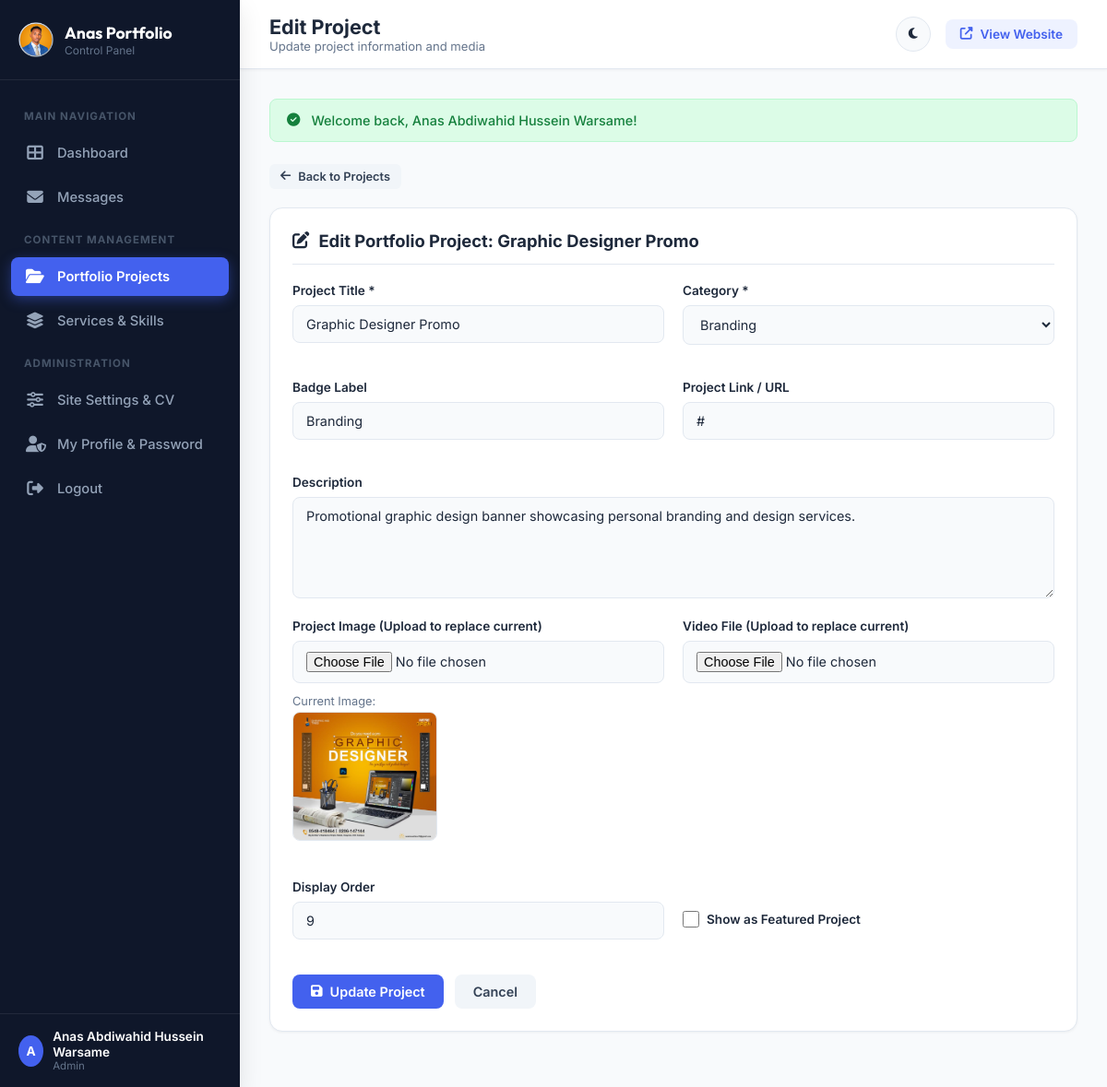
Screenshot of /admin/project_edit.php?id=9 (signed in) with the database file from the repository.
### tables this page shows
CREATE TABLE IF NOT EXISTS `projects` (
    `id` INT AUTO_INCREMENT PRIMARY KEY,
    `title` VARCHAR(150) NOT NULL,
    `category` VARCHAR(50) NOT NULL DEFAULT 'web',
    `description` TEXT NULL,
    `image_url` VARCHAR(255) NULL,
    `video_url` VARCHAR(255) NULL,
    `project_url` VARCHAR(255) NULL,
    `badge_text` VARCHAR(50) NULL,
    `is_featured` TINYINT(1) DEFAULT 0,
    `sort_order` INT DEFAULT 0,
    `created_at` TIMESTAMP DEFAULT CURRENT_TIMESTAMP
);

### includes/functions.php (called while the page is built, shortened)
<?php
function e($string) {
    return htmlspecialchars((string)$string, ENT_QUOTES, 'UTF-8');
}

### admin/project_edit.php (the view, shortened to what this page needs)
<?php
require_once __DIR__ . '/includes/admin_header.php';
$projectId = (int)($_GET['id'] ?? 0);
$stmt = $pdo->prepare("SELECT * FROM projects WHERE id = :id");
$stmt->execute([':id' => $projectId]);
$project = $stmt->fetch();
?>
<div style="margin-bottom: 20px;">
  <a href="projects.php" class="btn btn-secondary btn-sm">
    <i class="fas fa-arrow-left"></i> Back to Projects
  </a>
</div>
<div class="admin-card">
  <div class="card-header">
    <h2><i class="fas fa-edit"></i> Edit Portfolio Project: <?php echo e($project['title']); ?></h2>
  </div>
  <form action="project_edit.php?id=<?php echo $projectId; ?>" method="POST" enctype="multipart/form-data">
    <div class="form-grid">
      <div class="form-group">
        <label for="title">Project Title *</label>
        <input type="text" id="title" name="title" class="form-control" value="<?php echo e($project['title']); ?>" required>
      </div>
      <div class="form-group">
        <label for="category">Category *</label>
        <select id="category" name="category" class="form-control" required>
          <option value="branding" <?php echo $project['category'] === 'branding' ? 'selected' : ''; ?>>Branding</option>
        </select>
      </div>
    </div>
    <div class="form-grid">
      <div class="form-group">
        <label for="badge_text">Badge Label</label>
        <input type="text" id="badge_text" name="badge_text" class="form-control" value="<?php echo e($project['badge_text'] ?? ''); ?>">
      </div>
      <div class="form-group">
        <label for="project_url">Project Link / URL</label>
        <input type="text" id="project_url" name="project_url" class="form-control" value="<?php echo e($project['project_url'] ?? '#'); ?>">
      </div>
    </div>
    <div class="form-group">
      <label for="description">Description</label>
      <textarea id="description" name="description" class="form-control"><?php echo e($project['description'] ?? ''); ?></textarea>
    </div>
    <div class="form-grid">
      <div class="form-group">
        <label for="image">Project Image (Upload to replace current)</label>
        <input type="file" id="image" name="image" class="form-control" accept="image/*" data-preview="imgPreview">
        <div style="margin-top: 12px;">
          <?php
            $currentImg = $project['image_url'];
          ?>
          <?php if (!empty($project['image_url'])): ?>
            <p style="font-size: 0.8rem; color: var(--text-muted); margin-bottom: 4px;">Current Image:</p>
            <img id="imgPreview" src="../<?php echo e($currentImg); ?>" alt="Preview" style="max-height: 140px; border-radius: 8px; border: 1px solid var(--border);">
          <?php else: ?>
            <img id="imgPreview" src="" alt="Preview" style="max-height: 140px; border-radius: 8px; display: none; border: 1px solid var(--border);">
          <?php endif; ?>
        </div>
      </div>
      <div class="form-group">
        <label for="video">Video File (Upload to replace current)</label>
        <input type="file" id="video" name="video" class="form-control" accept="video/mp4,video/webm">
      </div>
    </div>
    <div class="form-grid">
      <div class="form-group">
        <label for="sort_order">Display Order</label>
        <input type="number" id="sort_order" name="sort_order" class="form-control" value="<?php echo (int)$project['sort_order']; ?>">
      </div>
      <div class="form-group" style="display: flex; align-items: center; padding-top: 28px;">
        <label style="display: flex; align-items: center; gap: 8px; cursor: pointer;">
          <input type="checkbox" name="is_featured" value="1" <?php echo $project['is_featured'] ? 'checked' : ''; ?> style="width: 18px; height: 18px;">
          <span>Show as Featured Project</span>
        </label>
      </div>
    </div>
    <div style="margin-top: 20px; display: flex; gap: 12px;">
      <button type="submit" class="btn btn-primary">
        <i class="fas fa-save"></i> Update Project
      </button>
      <a href="projects.php" class="btn btn-secondary">Cancel</a>
    </div>
  </form>
</div>
<?php require_once __DIR__ . '/includes/admin_footer.php'; ?>

### admin/assets/css/admin.css (style rules this page uses)
:root { --primary: #4361ee; --primary-hover: #3751d4; --primary-light: #eef2ff; --secondary: #e63946; --accent: #f4a261; --success: #2ec4b6; --warning: #ffb703; --danger: #e63946; --bg: #f8fafc; --card-bg: #ffffff; --sidebar-bg: #0f172a; --sidebar-text: #94a3b8; --sidebar-hover: #1e293b; --sidebar-active: #4361ee; --text-main: #1e293b; --text-muted: #64748b; --border: #e2e8f0; --radius-sm: 8px; --radius-md: 14px; --radius-lg: 20px; --shadow-sm: 0 1px 3px rgba(0, 0, 0, 0.05); --shadow-md: 0 4px 12px rgba(0, 0, 0, 0.07); --shadow-lg: 0 10px 25px rgba(0, 0, 0, 0.1); --transition: all 0.25s ease; }
* { margin: 0; padding: 0; box-sizing: border-box; font-family: 'Inter', -apple-system, BlinkMacSystemFont, 'Segoe UI', Roboto, sans-serif; }
body { background-color: var(--bg); color: var(--text-main); min-height: 100vh; display: flex; overflow-x: hidden; transition: background-color 0.3s ease, color 0.3s ease; }
a { color: var(--primary); text-decoration: none; transition: var(--transition); }
.admin-card { background: var(--card-bg); border: 1px solid var(--border); border-radius: var(--radius-md); padding: 24px; box-shadow: var(--shadow-sm); margin-bottom: 28px; }
.card-header { display: flex; align-items: center; justify-content: space-between; margin-bottom: 20px; padding-bottom: 14px; border-bottom: 1px solid var(--border); }
.card-header h2 { font-size: 1.15rem; font-weight: 700; color: var(--text-main); display: flex; align-items: center; gap: 10px; }
.btn { display: inline-flex; align-items: center; justify-content: center; gap: 8px; padding: 10px 20px; border-radius: var(--radius-sm); font-size: 0.9rem; font-weight: 600; cursor: pointer; border: none; transition: var(--transition); outline: none; }
.btn-primary { background: var(--primary); color: #fff; }
.btn-secondary { background: #f1f5f9; color: #334155; }
.btn-sm { padding: 6px 12px; font-size: 0.8rem; border-radius: 6px; }
.form-grid { display: grid; grid-template-columns: repeat(auto-fit, minmax(280px, 1fr)); gap: 20px; margin-bottom: 20px; }
.form-group { margin-bottom: 18px; }
.form-group label { display: block; font-size: 0.85rem; font-weight: 600; color: var(--text-main); margin-bottom: 8px; }
.form-control { width: 100%; padding: 11px 14px; background: var(--bg); border: 1px solid var(--border); border-radius: var(--radius-sm); font-size: 0.9rem; color: var(--text-main); transition: var(--transition); }
textarea.form-control { resize: vertical; min-height: 110px; }

### rows the page displays
projects: title "Graphic Designer Promo", category "Branding", badge_text "Branding", project_url "#", description "Promotional graphic design banner showcasing personal branding and design services.", image_url (picture), sort_order "9"

### other values shown
substr($currentUser['full_name'], 0, 1) "A"
$currentUser['full_name'] "Anas Abdiwahid Hussein Warsame"
$currentUser['role'] "Admin"
$pageTitle "Edit Project"
$pageSubtitle "Update project information and media"
$flash['message'] "Welcome back, Anas Abdiwahid Hussein Warsame!"
